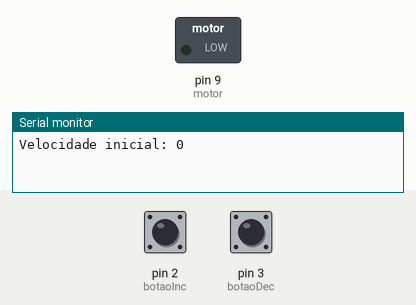
Bench run of a sketch on a simulated Arduino Uno, built with avr-gcc and run on an emulated ATmega328P. On the bench: switched loads named in the sketch (green lamp = pin HIGH), the last lines printed to the serial monitor. Inputs (shaded band) come from the test bench; at power-on: pin 2 (botaoInc) HIGH, pin 3 (botaoDec) HIGH.

Above: at 1.2 s.
1.3 s: pin 2 (botaoInc) pulled LOW for 0.15 s
At 2.3 s:
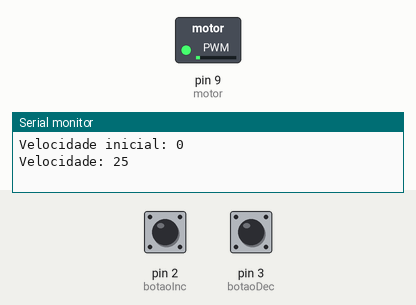
2.9 s: pin 3 (botaoDec) pulled LOW for 0.15 s
At 3.5 s:
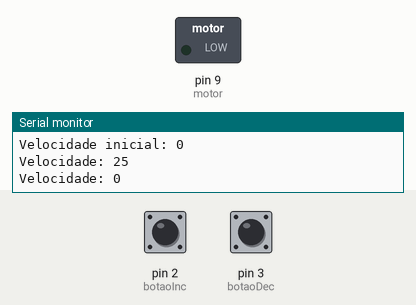
4.5 s: pin 2 (botaoInc) pulled LOW for 1 s
At 5.9 s:
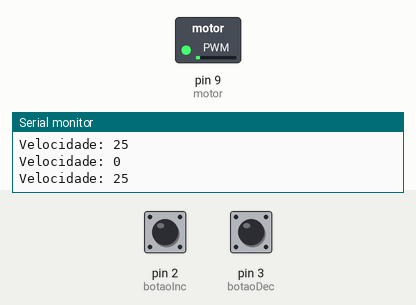
7.0 s: pin 3 (botaoDec) pulled LOW for 1 s
At 7.8 s:
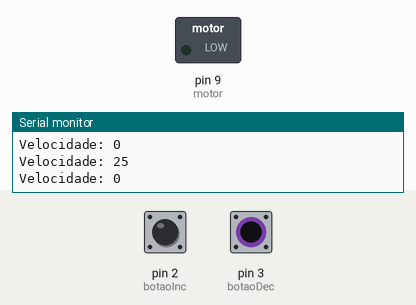
9.5 s: pin 2 (botaoInc) pulsed LOW 5 times (0.12 s each, 0.3 s apart)
At 11.8 s:
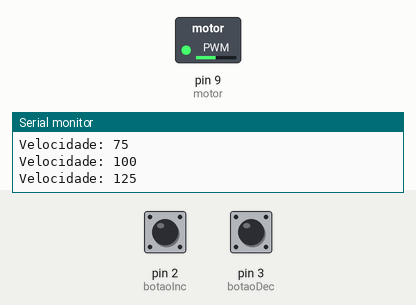
12.5 s: pin 2 (botaoInc) pulled LOW for 0.15 s
At 13.2 s:
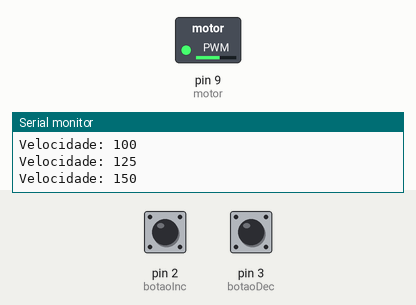
Timing chart, 0 to 15.1 s (numbered marks = the images above; inputs shaded):
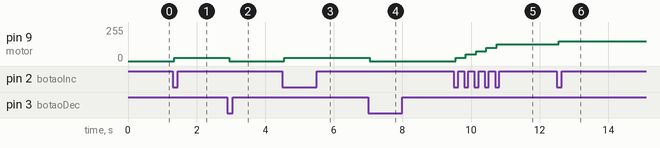

Measured:
- after the input at 1.3 s, pin 9 (motor): 0/255 → 25/255 after 0.05 s
- after the input at 2.9 s, pin 9 (motor): 25/255 → 0/255 after 0.05 s
- after the input at 4.5 s, pin 9 (motor): 0/255 → 25/255 after 0.05 s
- after the input at 7.0 s, pin 9 (motor): 25/255 → 0/255 after 0.05 s
- after the input at 9.5 s, pin 9 (motor): moves from 0/255 to 125/255 over 1.2 s, starting after 0.05 s
- after the input at 12.5 s, pin 9 (motor): 125/255 → 150/255 after 0.05 s

The sketch:

exercicio15.2.INO.ino
```cpp
const int botaoInc = 2;
const int botaoDec = 3;
const int motor    = 9;

int velocidade = 0;
const int PASSO = 25;

bool ultimoInc = HIGH;
bool ultimoDec = HIGH;

void setup() {
  pinMode(botaoInc, INPUT_PULLUP);
  pinMode(botaoDec, INPUT_PULLUP);
  pinMode(motor,    OUTPUT);
  Serial.begin(9600);
  Serial.println("Velocidade inicial: 0");
}

void loop() {
  bool leitInc = digitalRead(botaoInc);
  bool leitDec = digitalRead(botaoDec);


  if (leitInc == LOW && ultimoInc == HIGH) {
    velocidade = constrain(velocidade + PASSO, 0, 255);
    Serial.print("Velocidade: "); Serial.println(velocidade);
    delay(50);
  }


  if (leitDec == LOW && ultimoDec == HIGH) {
    velocidade = constrain(velocidade - PASSO, 0, 255);
    Serial.print("Velocidade: "); Serial.println(velocidade);
    delay(50);
  }

  analogWrite(motor, velocidade);

  ultimoInc = leitInc;
  ultimoDec = leitDec;
}
```
